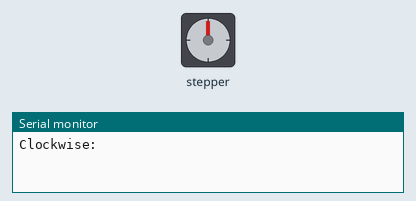
This sketch was run on a simulated Arduino Uno, built with avr-gcc and run on an emulated ATmega328P. Shown: stepper motor, the last lines printed to the serial monitor. Stepper angles assume 2048 steps per turn.

Above: at 0.05 s.
At 2.0 s:
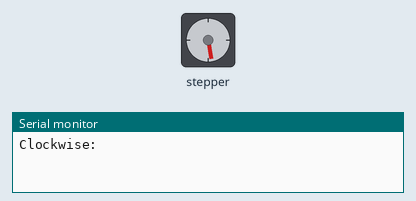
At 4.0 s:
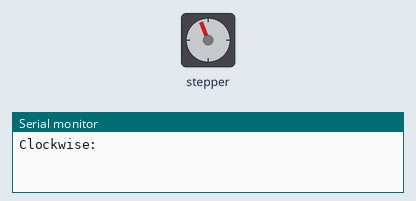
At 8.35 s:
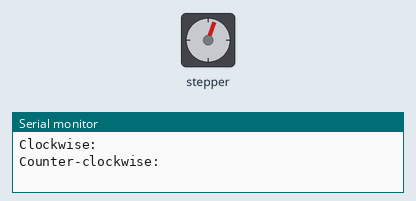
Timing chart, 0 to 11.8 s (numbered marks = the images above):
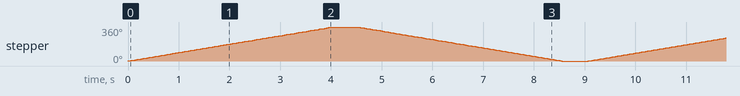

Measured:
- by itself, stepper: turns 360° clockwise in 4.0 s, then 360° counter-clockwise in 4.0 s, repeating every 9.1 s

The sketch:

stepper-motor.ino
```cpp
#include <Stepper.h>

const int stepsPerRevolution = 2048;
const int rolePerMinute = 15;

// stepper init
Stepper myStepper(stepsPerRevolution, 8, 10, 9, 11);

void setup() {
  myStepper.setSpeed(rolePerMinute);
  Serial.begin(9600);
}

void loop() {
  Serial.println("Clockwise:");
  myStepper.step(stepsPerRevolution);
  delay(500);

  Serial.println("Counter-clockwise:");
  myStepper.step(-stepsPerRevolution);
  delay(500);
}
```
